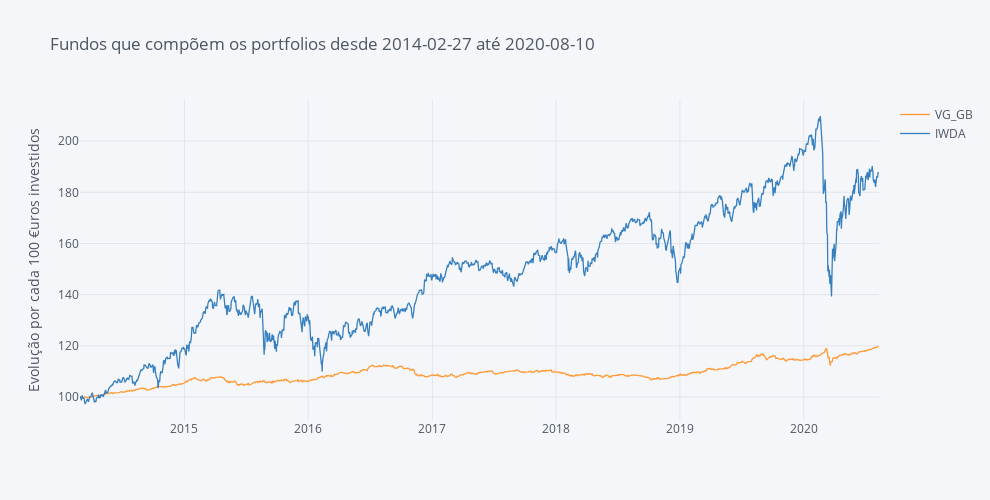

Notebook source saved alongside this figure:
### Code cell
fundos.iplot(dimensions=fa.dimensions, title='Fundos que compõem os portfolios desde ' +  Begin + ' até ' + End,
             yTitle='Evolução por cada 100 €uros investidos')

### Figure 1 — Plotly figure (JSON) as saved in the notebook; plotly's stock layout.template omitted (floating-point values rounded to 4 significant figures; data arrays with more than 128 entries replaced by an {"elided": "..."} marker saying what was removed)
{"data": [{"line": {"color": "rgba(255, 153, 51, 1.0)", "dash": "solid", "shape": "linear", "width": 1.3}, "mode": "lines", "name": "VG_GB", "text": "", "type": "scatter", "x": {"elided": "1687 str values"}, "y": {"elided": "1687 float values"}}, {"line": {"color": "rgba(55, 128, 191, 1.0)", "dash": "solid", "shape": "linear", "width": 1.3}, "mode": "lines", "name": "IWDA", "text": "", "type": "scatter", "x": {"elided": "1687 str values"}, "y": {"elided": "1687 float values"}}], "layout": {"height": 500, "legend": {"bgcolor": "#F5F6F9", "font": {"color": "#4D5663"}}, "paper_bgcolor": "#F5F6F9", "plot_bgcolor": "#F5F6F9", "title": {"font": {"color": "#4D5663"}, "text": "Fundos que compõem os portfolios desde 2014-02-27 até 2020-08-10"}, "width": 990, "xaxis": {"autorange": true, "gridcolor": "#E1E5ED", "range": ["2014-02-27", "2020-08-10"], "showgrid": true, "tickfont": {"color": "#4D5663"}, "title": {"font": {"color": "#4D5663"}, "text": ""}, "type": "date", "zerolinecolor": "#E1E5ED"}, "yaxis": {"autorange": true, "gridcolor": "#E1E5ED", "range": [91.01, 216.1], "showgrid": true, "tickfont": {"color": "#4D5663"}, "title": {"font": {"color": "#4D5663"}, "text": "Evolução por cada 100 €uros investidos"}, "type": "linear", "zerolinecolor": "#E1E5ED"}}}
